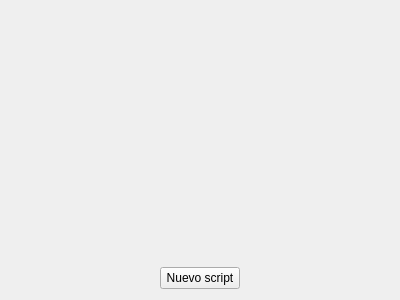
<?xml version="1.0" encoding="UTF-8"?>
<ui version="4.0">
 <class>SMContainerWidget</class>
 <widget class="QWidget" name="SMContainerWidget">
  <property name="geometry">
   <rect>
    <x>0</x>
    <y>0</y>
    <width>400</width>
    <height>300</height>
   </rect>
  </property>
  <property name="windowTitle">
   <string>Form</string>
  </property>
  <property name="styleSheet">
   <string notr="true">QWidget#scrollArea
{
 border: transparent
}</string>
  </property>
  <layout class="QVBoxLayout" name="verticalLayout_2">
   <item>
    <widget class="QScrollArea" name="scrollArea">
     <property name="widgetResizable">
      <bool>true</bool>
     </property>
     <widget class="QWidget" name="scrollAreaWidgetContents">
      <property name="geometry">
       <rect>
        <x>0</x>
        <y>0</y>
        <width>382</width>
        <height>250</height>
       </rect>
      </property>
      <layout class="QVBoxLayout" name="verticalLayout">
       <property name="spacing">
        <number>0</number>
       </property>
       <property name="leftMargin">
        <number>0</number>
       </property>
       <property name="topMargin">
        <number>0</number>
       </property>
       <property name="rightMargin">
        <number>0</number>
       </property>
       <property name="bottomMargin">
        <number>0</number>
       </property>
       <item>
        <widget class="QWidget" name="widget" native="true">
         <property name="sizePolicy">
          <sizepolicy hsizetype="Expanding" vsizetype="Expanding">
           <horstretch>0</horstretch>
           <verstretch>0</verstretch>
          </sizepolicy>
         </property>
        </widget>
       </item>
      </layout>
     </widget>
    </widget>
   </item>
   <item>
    <layout class="QHBoxLayout" name="horizontalLayout">
     <item>
      <spacer name="horizontalSpacer">
       <property name="orientation">
        <enum>Qt::Horizontal</enum>
       </property>
       <property name="sizeHint" stdset="0">
        <size>
         <width>40</width>
         <height>20</height>
        </size>
       </property>
      </spacer>
     </item>
     <item>
      <widget class="QPushButton" name="addScriptButton">
       <property name="text">
        <string>Nuevo script</string>
       </property>
       <property name="icon">
        <iconset resource="recursos.qrc">
         <normaloff>:/iconos/addIcono</normaloff>:/iconos/addIcono</iconset>
       </property>
      </widget>
     </item>
     <item>
      <spacer name="horizontalSpacer_2">
       <property name="orientation">
        <enum>Qt::Horizontal</enum>
       </property>
       <property name="sizeHint" stdset="0">
        <size>
         <width>40</width>
         <height>20</height>
        </size>
       </property>
      </spacer>
     </item>
    </layout>
   </item>
  </layout>
 </widget>
 <resources>
  <include location="recursos.qrc"/>
 </resources>
 <connections/>
</ui>
